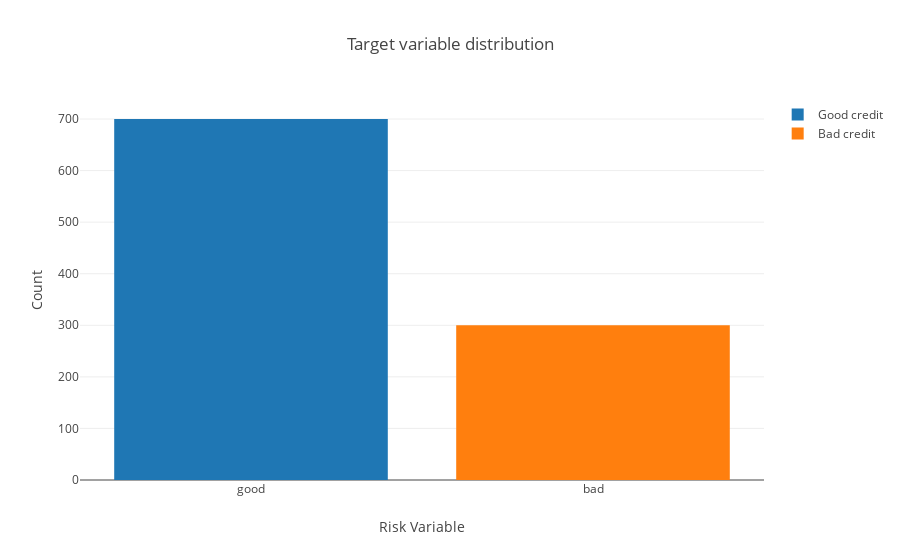

Notebook source saved alongside this figure:
### Code cell
# it's a library that we work with plotly
import plotly.offline as py 
py.init_notebook_mode(connected=True) # this code, allow us to work with offline plotly version
import plotly.graph_objs as go # it's like "plt" of matplot
import plotly.tools as tls # It's useful to we get some tools of plotly
import warnings # This library will be used to ignore some warnings
from collections import Counter # To do counter of some features

trace0 = go.Bar(
            x = df_credit[df_credit["Risk"]== 'good']["Risk"].value_counts().index.values,
            y = df_credit[df_credit["Risk"]== 'good']["Risk"].value_counts().values,
            name='Good credit'
    )

trace1 = go.Bar(
            x = df_credit[df_credit["Risk"]== 'bad']["Risk"].value_counts().index.values,
            y = df_credit[df_credit["Risk"]== 'bad']["Risk"].value_counts().values,
            name='Bad credit'
    )

data = [trace0, trace1]

layout = go.Layout(
    
)

layout = go.Layout(
    yaxis=dict(
        title='Count'
    ),
    xaxis=dict(
        title='Risk Variable'
    ),
    title='Target variable distribution'
)

fig = go.Figure(data=data, layout=layout)

py.iplot(fig, filename='grouped-bar')

### Figure 1 — Plotly figure (JSON) as saved in the notebook; plotly's stock layout.template omitted (floating-point values rounded to 4 significant figures)
{"data": [{"name": "Good credit", "type": "bar", "x": ["good"], "y": [700]}, {"name": "Bad credit", "type": "bar", "x": ["bad"], "y": [300]}], "layout": {"title": "Target variable distribution", "xaxis": {"title": "Risk Variable"}, "yaxis": {"title": "Count"}}}
